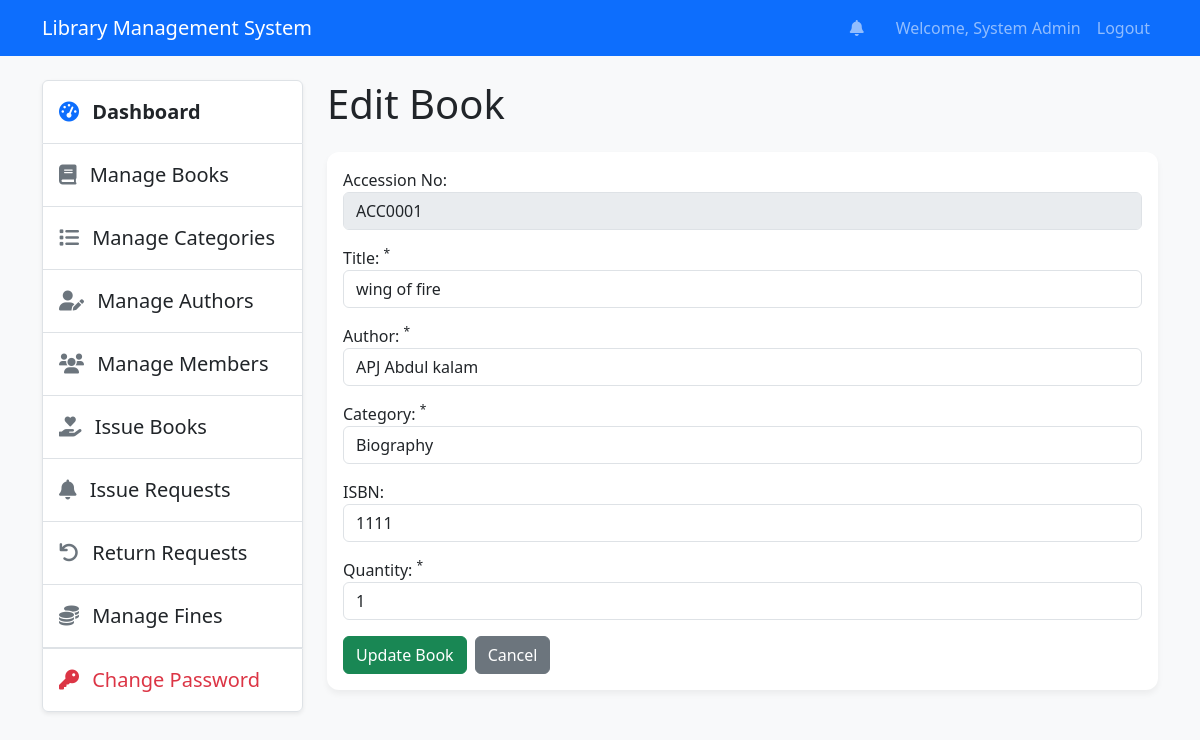
The app's page /book/edit/1 (signed in) with its own data.
### tables this page shows
CREATE TABLE `books` (
  `id` int(11) NOT NULL AUTO_INCREMENT,
  `accession_no` varchar(50) NOT NULL,
  `title` varchar(255) NOT NULL,
  `author_id` int(11) DEFAULT NULL,
  `category_id` int(11) DEFAULT NULL,
  `isbn` varchar(20) DEFAULT NULL,
  `quantity` int(11) DEFAULT 0,
  `available_quantity` int(11) DEFAULT 0,
  `image` varchar(255) DEFAULT NULL,
  `created_at` datetime DEFAULT current_timestamp(),
  PRIMARY KEY (`id`),
  UNIQUE KEY `accession_no` (`accession_no`),
  KEY `fk_book_category` (`category_id`),
  KEY `fk_book_author` (`author_id`),
  KEY `idx_books_title` (`title`),
  KEY `idx_books_isbn` (`isbn`),
  CONSTRAINT `fk_book_author` FOREIGN KEY (`author_id`) REFERENCES `authors` (`id`) ON DELETE SET NULL,
  CONSTRAINT `fk_book_category` FOREIGN KEY (`category_id`) REFERENCES `categories` (`id`) ON DELETE SET NULL
);

CREATE TABLE `authors` (
  `id` int(11) NOT NULL AUTO_INCREMENT,
  `name` varchar(255) NOT NULL,
  `bio` text DEFAULT NULL,
  `created_at` datetime DEFAULT current_timestamp(),
  PRIMARY KEY (`id`)
);

CREATE TABLE `categories` (
  `id` int(11) NOT NULL AUTO_INCREMENT,
  `name` varchar(100) NOT NULL,
  `created_at` datetime DEFAULT current_timestamp(),
  PRIMARY KEY (`id`)
);

### core/App.php (called while the page is built, shortened)
<?php
class App {
    protected $currentMethod = 'index';
    public function __construct() {
        $url = $this->getUrl();
        if (isset($url[0])) {
            if (file_exists('controllers/' . ucwords($url[0]) . 'Controller.php')) {
                unset($url[0]);
            }
        }
        $this->currentController = new $this->currentController;
        if (isset($url[1])) {
            if (method_exists($this->currentController, $url[1])) {
                $this->currentMethod = $url[1];
                unset($url[1]);
            }
        }
        $this->params = $url ? array_values($url) : [];
        call_user_func_array([$this->currentController, $this->currentMethod], $this->params);
    }
    public function getUrl() {
        if (isset($_GET['url'])) {
            $url = rtrim($_GET['url'], '/');
            $url = filter_var($url, FILTER_SANITIZE_URL);
            $url = explode('/', $url);
            return $url;
        }
        return [];
    }
}

### index.php (called while the page is built, shortened)
<?php
spl_autoload_register(function($className) {
    $paths = ['core/', 'models/', 'controllers/', 'middleware/'];
    foreach($paths as $path) {
        $file = __DIR__ . '/' . $path . $className . '.php';
    }
});
require_once 'config/database.php';
$app = new App();

### config/database.php (called while the page is built, shortened)
<?php
class Database {
    private $host = DB_HOST;
    private $user = DB_USER;
    private $pass = DB_PASS;
    private $dbname = DB_NAME;
    private $dbh;
    private $stmt;
    public function __construct() {
        $dsn = 'mysql:host=' . $this->host . ';dbname=' . $this->dbname;
        $options = array(
            PDO::ATTR_PERSISTENT => true,
            PDO::ATTR_ERRMODE => PDO::ERRMODE_EXCEPTION
        );
        try {
            $this->dbh = new PDO($dsn, $this->user, $this->pass, $options);
        } catch (PDOException $e) {
            $this->error = $e->getMessage();
            echo "Connection Error: " . $this->error;
        }
    }
    public function query($sql) {
        $this->stmt = $this->dbh->prepare($sql);
    }
    public function bind($param, $value, $type = null) {
        if (is_null($type)) {
            switch (true) {
                default:
                    $type = PDO::PARAM_STR;
            }
        }
        $this->stmt->bindValue($param, $value, $type);
    }
    public function execute() {
        return $this->stmt->execute();
    }
    public function resultSet() {
        $this->execute();
        return $this->stmt->fetchAll(PDO::FETCH_OBJ);
    }
    public function single() {
        $this->execute();
        return $this->stmt->fetch(PDO::FETCH_OBJ);
    }
}

### models/Book.php (called while the page is built, shortened)
<?php
class Book extends Model {
    public function getBookById($id) {
        $this->db->query('SELECT * FROM books WHERE id = :id');
        $this->db->bind(':id', $id);
        return $this->db->single();
    }
}

### core/Model.php (called while the page is built, shortened)
<?php
class Model {
    public function __construct() {
        $this->db = new Database();
    }
}

### models/Author.php (called while the page is built, shortened)
<?php
class Author extends Model {
    public function getAuthors($limit = 10, $offset = 0, $search = '') {
        $sql = 'SELECT * FROM authors';
        $sql .= ' ORDER BY name ASC LIMIT :limit OFFSET :offset';
        $this->db->query($sql);
        $this->db->bind(':limit', $limit, PDO::PARAM_INT);
        $this->db->bind(':offset', $offset, PDO::PARAM_INT);
        return $this->db->resultSet();
    }
}

### models/Category.php (called while the page is built, shortened)
<?php
class Category extends Model {
    public function getCategories($limit = 10, $offset = 0, $search = '') {
        $sql = 'SELECT * FROM categories';
        $sql .= ' ORDER BY name ASC LIMIT :limit OFFSET :offset';
        $this->db->query($sql);
        $this->db->bind(':limit', $limit, PDO::PARAM_INT);
        $this->db->bind(':offset', $offset, PDO::PARAM_INT);
        return $this->db->resultSet();
    }
}

### views/admin/books/edit.php (the view, shortened to what this page needs)
<?php require_once 'views/layouts/header.php'; ?>
<div class="row">
    <div class="col-md-3">
        <?php require_once 'views/layouts/admin_sidebar.php'; ?>
    </div>
    <div class="col-md-9">
        <h1 class="mb-4">Edit Book</h1>
        <div class="card">
            <div class="card-body">
                <form action="<?php echo URLROOT; ?>/book/edit/<?php echo $data['book']->id; ?>" method="post">
                    <div class="mb-3">
                        <label for="accession_no">Accession No:</label>
                        <input type="text" class="form-control" value="<?php echo $data['book']->accession_no; ?>" disabled>
                    </div>
                    <div class="mb-3">
                        <label for="title">Title: <sup>*</sup></label>
                        <input type="text" name="title" class="form-control" value="<?php echo $data['book']->title; ?>" required>
                    </div>
                    <div class="mb-3">
                        <label for="author_id">Author: <sup>*</sup></label>
                        <select name="author_id" class="form-control" required>
                            <?php foreach($data['authors'] as $author) : ?>
                                <option value="<?php echo $author->id; ?>" <?php echo ($author->id == $data['book']->author_id) ? 'selected' : ''; ?>>
                                    <?php echo $author->name; ?>
                                </option>
                            <?php endforeach; ?>
                        </select>
                    </div>
                    <div class="mb-3">
                        <label for="category_id">Category: <sup>*</sup></label>
                        <select name="category_id" class="form-control" required>
                            <?php foreach($data['categories'] as $category) : ?>
                                <option value="<?php echo $category->id; ?>" <?php echo ($category->id == $data['book']->category_id) ? 'selected' : ''; ?>>
                                    <?php echo $category->name; ?>
                                </option>
                            <?php endforeach; ?>
                        </select>
                    </div>
                    <div class="mb-3">
                        <label for="isbn">ISBN:</label>
                        <input type="text" name="isbn" class="form-control" value="<?php echo $data['book']->isbn; ?>">
                    </div>
                    <div class="mb-3">
                        <label for="quantity">Quantity: <sup>*</sup></label>
                        <input type="number" name="quantity" class="form-control" value="<?php echo $data['book']->quantity; ?>" min="1" required>
                    </div>
                    <div class="d-flex gap-2">
                        <button type="submit" class="btn btn-success">Update Book</button>
                        <a href="<?php echo URLROOT; ?>/book/manage" class="btn btn-secondary">Cancel</a>
                    </div>
                </form>
            </div>
        </div>
    </div>
</div>
<?php require_once 'views/layouts/footer.php'; ?>

### assets/css/style.css (style rules this page uses)
:root { --primary-color: #0d6efd; --secondary-color: #6c757d; --success-color: #198754; --danger-color: #dc3545; --warning-color: #ffc107; --light-bg: #f8f9fa; --card-shadow: 0 4px 6px rgba(0, 0, 0, 0.05); --card-hover-shadow: 0 10px 20px rgba(0, 0, 0, 0.1); --transition-speed: 0.3s; }
body { background-color: var(--light-bg); font-family: 'Segoe UI', Tahoma, Geneva, Verdana, sans-serif; }
.card { border: none; box-shadow: var(--card-shadow); transition: transform var(--transition-speed) ease, box-shadow var(--transition-speed) ease; border-radius: 0.75rem; }

### records on screen
books: accession_no "ACC0001", title "wing of fire", author_id "APJ Abdul kalam", category_id "Biography", isbn "1111", quantity "1"

### other values on screen
SITENAME "Library Management System"
$_SESSION['user_name'] "System Admin"
